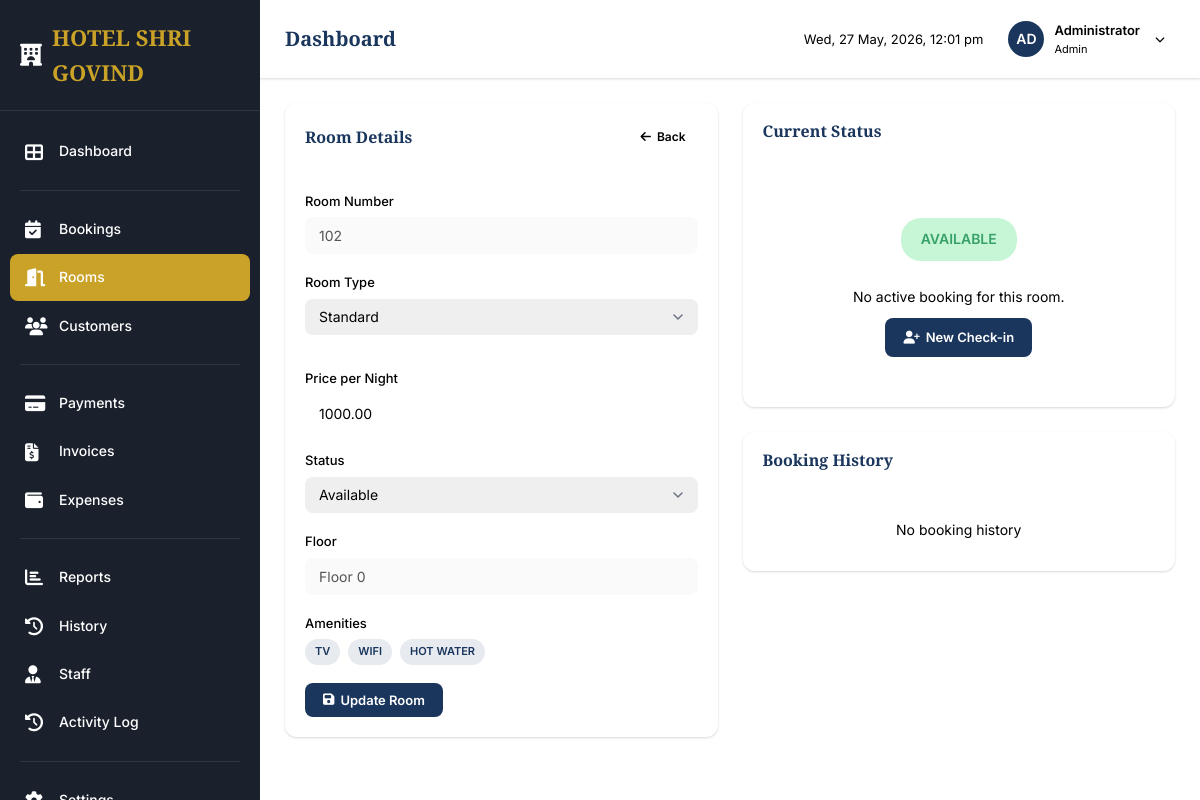
Page /rooms/2 (signed in) on the committed database.
### app.py (models this page shows, shortened)
class Settings(db.Model):
    __tablename__ = 'settings'
    id = db.Column(db.Integer, primary_key=True)
    key = db.Column(db.String(50), unique=True, nullable=False)
    value = db.Column(db.Text)
    @staticmethod
    def get(key, default=None):
        setting = Settings.query.filter_by(key=key).first()
        return setting.value if setting else default

class Staff(db.Model, UserMixin):
    __tablename__ = 'staff'
    id = db.Column(db.Integer, primary_key=True)
    username = db.Column(db.String(50), unique=True, nullable=False)
    password_hash = db.Column(db.String(255), nullable=False)
    name = db.Column(db.String(100), nullable=False)
    role = db.Column(db.String(20), nullable=False, default='receptionist')
    is_active = db.Column(db.Boolean, default=True)
    created_at = db.Column(db.DateTime, default=datetime.utcnow)
    last_login = db.Column(db.DateTime)
    def is_admin(self):
        return self.role == 'admin'

class Room(db.Model):
    __tablename__ = 'rooms'
    id = db.Column(db.Integer, primary_key=True)
    room_number = db.Column(db.String(10), unique=True, nullable=False)
    room_type = db.Column(db.String(30), nullable=False)
    price_per_night = db.Column(db.Numeric(10,2), nullable=False)
    status = db.Column(db.String(20), default='available')
    floor = db.Column(db.Integer, default=1)
    amenities = db.Column(db.Text)
    created_at = db.Column(db.DateTime, default=datetime.utcnow)
    bookings = db.relationship('Booking', backref='room', lazy=True)
    def get_amenities_list(self):
        if self.amenities:
            import json
            return json.loads(self.amenities)
        return []

### app.py (the view, shortened to what this page needs)
@app.route('/rooms/<int:room_id>', methods=['GET', 'POST'])
@login_required
def room_detail(room_id):
    room = db.get_or_404(Room, room_id)
    form = RoomForm(obj=room)
    current_booking = None
    if room.status == 'occupied':
        current_booking = Booking.query.filter_by(room_id=room.id, status='checked_in').first()
    return render_template('room_detail.html', room=room, form=form, current_booking=current_booking)

### app.py
class RoomForm(FlaskForm):
    room_type = SelectField('Room Type',
        choices=[('standard', 'Standard'), ('deluxe', 'Deluxe'), ('suite', 'Suite')])
    price_per_night = FloatField('Price per Night', validators=[DataRequired()])
    status = SelectField('Status',
        choices=[('available', 'Available'), ('maintenance', 'Maintenance')])
    submit = SubmitField('Update Room')

### app.py (called while the page is built)
@login_manager.user_loader
def load_user(user_id):
    return db.session.get(Staff, int(user_id))

### templates/room_detail.html (shortened to what this page needs)
{% extends "base.html" %}
{% block content %}
<div class="row" style="display: grid; grid-template-columns: 1fr 1fr; gap: 25px;">
    <div>
        <div class="card">
            <div class="card-header">
                <h3 class="card-title">Room Details</h3>
                <a href="{{ url_for('rooms') }}" class="btn btn-sm btn-outline">
                    <i class="fas fa-arrow-left"></i> Back
                </a>
            </div>
            <div class="card-body">
                <form method="POST">
                    <div class="form-group">
                        <label class="form-label">Room Number</label>
                        <input type="text" class="form-control" value="{{ room.room_number }}" disabled>
                    </div>
                    <div class="form-row">
                        <div class="form-group">
                            <label class="form-label">Room Type</label>
                            {{ form.room_type(class="form-control form-select") }}
                        </div>
                        <div class="form-group">
                            <label class="form-label">Price per Night</label>
                            {{ form.price_per_night(class="form-control", type="number", step="0.01") }}
                        </div>
                    </div>
                    <div class="form-group">
                        <label class="form-label">Status</label>
                        {{ form.status(class="form-control form-select") }}
                    </div>
                    <div class="form-group">
                        <label class="form-label">Floor</label>
                        <input type="text" class="form-control" value="Floor {{ room.floor }}" disabled>
                    </div>
                    <div class="form-group">
                        <label class="form-label">Amenities</label>
                        <div style="display: flex; gap: 8px; flex-wrap: wrap;">
                            {% for amenity in room.get_amenities_list() %}
                            <span class="badge badge-primary">{{ amenity }}</span>
                            {% endfor %}
                        </div>
                    </div>
                    <button type="submit" class="btn btn-primary">
                        <i class="fas fa-save"></i> Update Room
                    </button>
                </form>
            </div>
        </div>
    </div>
    <div>
        <div class="card">
            <div class="card-header">
                <h3 class="card-title">Current Status</h3>
            </div>
            <div class="card-body">
                <div style="text-align: center; padding: 30px;">
                    <div class="room-status-badge {{ room.status }}" style="font-size: 14px; padding: 10px 20px; display: inline-block;">
                        {{ room.status|title }}
                    </div>
                    {% if current_booking %}
                    <div style="margin-top: 25px; text-align: left;">
                        <h4 style="margin-bottom: 15px; color: var(--primary);">Current Guest</h4>
                        <div style="background: var(--gray-50); padding: 15px; border-radius: 8px;">
                            <p><strong>Name:</strong> {{ current_booking.customer.name }}</p>
                            <p><strong>Phone:</strong> {{ current_booking.customer.phone }}</p>
                            <p><strong>Booking ID:</strong> <span class="text-mono">{{ current_booking.booking_id }}</span></p>
                            <p><strong>Check-in:</strong> {{ current_booking.check_in.strftime('%d %b %Y') }}</p>
                            <p><strong>Check-out:</strong> {{ current_booking.check_out.strftime('%d %b %Y') }}</p>
                            <p><strong>Nights:</strong> {{ current_booking.stay_duration }}</p>
                            <p><strong>Room Charge:</strong> Rs. {{ current_booking.room_charge|int }}</p>
                        </div>
                        <div style="margin-top: 15px;">
                            <a href="{{ url_for('checkout', booking_id=current_booking.id) }}" class="btn btn-success">
                                <i class="fas fa-sign-out-alt"></i> Process Check-out
                            </a>
                        </div>
                    </div>
                    {% else %}
                    <div style="margin-top: 25px;">
                        <p style="color: var(--gray-500);">No active booking for this room.</p>
                        {% if room.status == 'available' %}
                        <a href="{{ url_for('new_booking') }}" class="btn btn-primary" style="margin-top: 10px;">
                            <i class="fas fa-user-plus"></i> New Check-in
                        </a>
                        {% endif %}
                    </div>
                    {% endif %}
                </div>
            </div>
        </div>
        <div class="card" style="margin-top: 25px;">
            <div class="card-header">
                <h3 class="card-title">Booking History</h3>
            </div>
            <div class="card-body" style="padding: 0;">
                {% if room.bookings %}
                <div class="table-wrapper">
                    <table class="data-table">
                        <thead>
                            <tr>
                                <th>Booking ID</th>
                                <th>Customer</th>
                                <th>Check-in</th>
                                <th>Status</th>
                            </tr>
                        </thead>
                        <tbody>
                            {% set sorted_bookings = room.bookings|sort(attribute='created_at', reverse=True) %}
                            {% for booking in sorted_bookings %}
                            {% if loop.index <= 5 %}
                            <tr>
                                <td class="text-mono">
                                    <a href="{{ url_for('booking_detail', booking_id=booking.id) }}">
                                        {{ booking.booking_id }}
                                    </a>
                                </td>
                                <td>{{ booking.customer.name }}</td>
                                <td>{{ booking.check_in.strftime('%d %b %Y') }}</td>
                                <td>
                                    <span class="badge badge-{{ 'success' if booking.status == 'checked_in' else 'info' if booking.status == 'checked_out' else 'danger' }}">
                                        {{ booking.status|replace('_', ' ')|title }}
                                    </span>
                                </td>
                            </tr>
                            {% endif %}
                            {% endfor %}
                        </tbody>
                    </table>
                </div>
                {% else %}
                <div class="empty-state" style="padding: 30px;">
                    <p style="color: var(--gray-400);">No booking history</p>
                </div>
                {% endif %}
            </div>
        </div>
    </div>
</div>
{% endblock %}

### templates/partials/sidebar.html (shortened to what this page needs)
<nav class="sidebar">
    <div class="sidebar-header">
        <a href="{{ url_for('dashboard') }}" class="sidebar-logo">
            <i class="fas fa-hotel"></i>
            <span>{{ hotel.name|default('HOTEL SHRI GOVIND') }}</span>
        </a>
    </div>
    <div class="sidebar-nav">
        <div class="nav-item">
            <a href="{{ url_for('dashboard') }}" class="nav-link {% if request.endpoint == 'dashboard' %}active{% endif %}">
                <i class="fas fa-th-large"></i>
                Dashboard
            </a>
        </div>
        <div class="nav-divider"></div>
        <div class="nav-item">
            <a href="{{ url_for('bookings') }}" class="nav-link {% if 'booking' in request.endpoint %}active{% endif %}">
                <i class="fas fa-calendar-check"></i>
                Bookings
            </a>
        </div>
        <div class="nav-item">
            <a href="{{ url_for('rooms') }}" class="nav-link {% if request.endpoint == 'rooms' or 'room' in request.endpoint %}active{% endif %}">
                <i class="fas fa-door-open"></i>
                Rooms
            </a>
        </div>
        <div class="nav-item">
            <a href="{{ url_for('customers') }}" class="nav-link {% if 'customer' in request.endpoint %}active{% endif %}">
                <i class="fas fa-users"></i>
                Customers
            </a>
        </div>
        <div class="nav-divider"></div>
        <div class="nav-item">
            <a href="{{ url_for('payments') }}" class="nav-link {% if request.endpoint == 'payments' %}active{% endif %}">
                <i class="fas fa-credit-card"></i>
                Payments
            </a>
        </div>
        <div class="nav-item">
            <a href="{{ url_for('invoices') }}" class="nav-link {% if 'invoice' in request.endpoint %}active{% endif %}">
                <i class="fas fa-file-invoice-dollar"></i>
                Invoices
            </a>
        </div>
        <div class="nav-item">
            <a href="{{ url_for('expenses') }}" class="nav-link {% if request.endpoint == 'expenses' %}active{% endif %}">
                <i class="fas fa-wallet"></i>
                Expenses
            </a>
        </div>
        <div class="nav-divider"></div>
        <div class="nav-item">
            <a href="{{ url_for('reports') }}" class="nav-link {% if request.endpoint == 'reports' or 'report' in request.endpoint %}active{% endif %}">
                <i class="fas fa-chart-bar"></i>
                Reports
            </a>
        </div>
        <div class="nav-item">
            <a href="{{ url_for('history') }}" class="nav-link {% if request.endpoint == 'history' %}active{% endif %}">
                <i class="fas fa-history"></i>
                History
            </a>
        </div>
        {% if current_user.is_admin() %}
        <div class="nav-item">
            <a href="{{ url_for('staff') }}" class="nav-link {% if 'staff' in request.endpoint %}active{% endif %}">
                <i class="fas fa-user-tie"></i>
                Staff
            </a>
        </div>
        <div class="nav-item">
            <a href="{{ url_for('activity_log') }}" class="nav-link {% if request.endpoint == 'activity_log' %}active{% endif %}">
                <i class="fas fa-history"></i>
                Activity Log
            </a>
        </div>
        {% endif %}
        <div class="nav-divider"></div>
        <div class="nav-item">
            <a href="{{ url_for('settings') }}" class="nav-link {% if request.endpoint == 'settings' %}active{% endif %}">
                <i class="fas fa-cog"></i>
            </a>
        </div>
    </div>
</nav>

### templates/partials/topnav.html (shortened to what this page needs)
<nav class="top-nav">
    <div class="top-nav-left">
        <h1 class="page-title">{% block page_title %}Dashboard{% endblock %}</h1>
    </div>
    <div class="top-nav-right">
        <span class="nav-time" id="current-time">
        </span>
        <div class="user-dropdown">
            <div class="user-avatar">
                {{ current_user.name[:2].upper() }}
            </div>
            <div class="user-info">
                <div class="user-name">{{ current_user.name }}</div>
                <div class="user-role">{{ current_user.role|title }}</div>
            </div>
            <i class="fas fa-chevron-down" style="color: var(--gray-400); font-size: 10px; margin-left: 5px;"></i>
        </div>
    </div>
</nav>

### rows in the picture
Settings: name "HOTEL SHRI GOVIND"
Staff: name "AD", name "Administrator", role "Admin"
Room: room_number "102", room_type "Standard", price_per_night "1000.00", status "Available", floor "Floor 0", status "AVAILABLE"

### other values in the picture
{{ amenity }} "TV" "WIFI" "HOT WATER"
